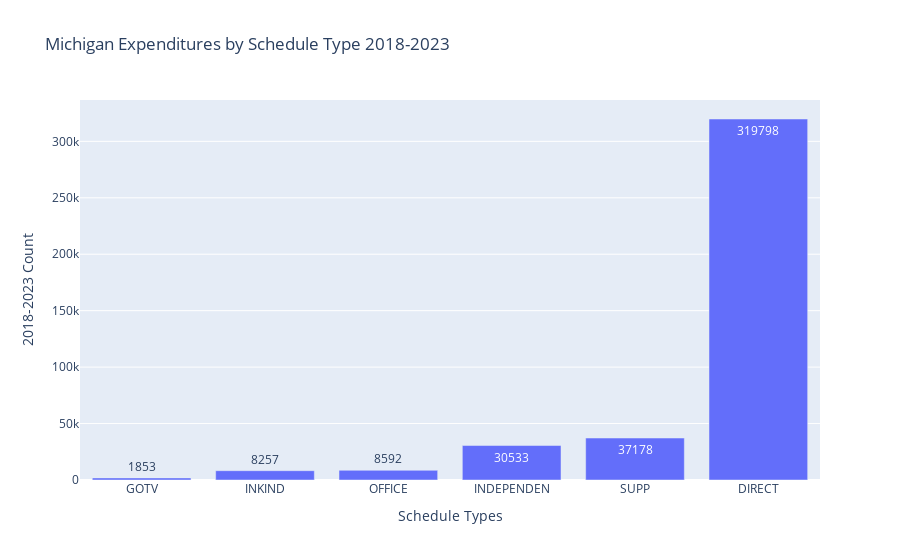

Notebook code cell kept with this figure:
### Code cell
fig = px.bar(
    schedule_type_count,
    x="Schedule_Type",
    y="Count",
    title="Michigan Expenditures by Schedule Type 2018-2023",
    text="Count",
)
fig.update_layout(
    xaxis_title="Schedule Types",
    yaxis_title="2018-2023 Count",
    xaxis={"categoryorder": "total ascending"},
)
fig.show()

### Figure 1 — Plotly figure (JSON) as saved in the notebook; plotly's stock layout.template omitted (floating-point values rounded to 4 significant figures)
{"data": [{"alignmentgroup": "True", "hovertemplate": "Schedule_Type=%{x}<br>Count=%{text}<extra></extra>", "legendgroup": "", "marker": {"color": "#636efa", "pattern": {"shape": ""}}, "name": "", "offsetgroup": "", "orientation": "v", "showlegend": false, "text": [319798, 37178, 30533, 8592, 8257, 1853], "textposition": "auto", "type": "bar", "x": ["DIRECT", "SUPP", "INDEPENDEN", "OFFICE", "INKIND", "GOTV"], "xaxis": "x", "y": [319798, 37178, 30533, 8592, 8257, 1853], "yaxis": "y"}], "layout": {"barmode": "relative", "legend": {"tracegroupgap": 0}, "title": {"text": "Michigan Expenditures by Schedule Type 2018-2023"}, "xaxis": {"anchor": "y", "categoryorder": "total ascending", "domain": [0, 1], "title": {"text": "Schedule Types"}}, "yaxis": {"anchor": "x", "domain": [0, 1], "title": {"text": "2018-2023 Count"}}}}
